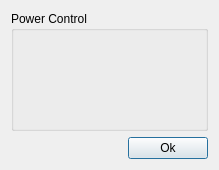
<?xml version="1.0" encoding="UTF-8"?>
<ui version="4.0">
 <class>Dialog</class>
 <widget class="QDialog" name="Dialog">
  <property name="geometry">
   <rect>
    <x>0</x>
    <y>0</y>
    <width>219</width>
    <height>170</height>
   </rect>
  </property>
  <property name="sizePolicy">
   <sizepolicy hsizetype="Fixed" vsizetype="Fixed">
    <horstretch>0</horstretch>
    <verstretch>0</verstretch>
   </sizepolicy>
  </property>
  <property name="minimumSize">
   <size>
    <width>100</width>
    <height>100</height>
   </size>
  </property>
  <property name="maximumSize">
   <size>
    <width>372</width>
    <height>312</height>
   </size>
  </property>
  <property name="windowTitle">
   <string>HAL-4000 Illumination</string>
  </property>
  <layout class="QVBoxLayout" name="verticalLayout">
   <item>
    <widget class="QGroupBox" name="powerControlBox">
     <property name="sizePolicy">
      <sizepolicy hsizetype="MinimumExpanding" vsizetype="MinimumExpanding">
       <horstretch>0</horstretch>
       <verstretch>0</verstretch>
      </sizepolicy>
     </property>
     <property name="title">
      <string>Power Control</string>
     </property>
    </widget>
   </item>
   <item>
    <layout class="QHBoxLayout" name="horizontalLayout">
     <item>
      <spacer name="horizontalSpacer">
       <property name="orientation">
        <enum>Qt::Horizontal</enum>
       </property>
       <property name="sizeHint" stdset="0">
        <size>
         <width>40</width>
         <height>20</height>
        </size>
       </property>
      </spacer>
     </item>
     <item>
      <widget class="QPushButton" name="okButton">
       <property name="text">
        <string>Ok</string>
       </property>
      </widget>
     </item>
    </layout>
   </item>
  </layout>
 </widget>
 <resources/>
 <connections/>
</ui>
